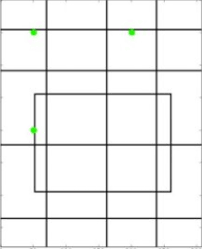
#> input picture Computer Vision/drawing.png, 202 x 249 px
$ jupyter execute 'Geometric_Transformation_of_Images_(Afﬁne Transformation).ipynb'
#> lines starting #> are read from the running program, lines starting #| are printed output that depends on the picture
[cell 1]
import cv2
import numpy as np
import matplotlib.pyplot as plt

[cell 2]
img = cv2.imread("drawing.png")
#> img is the input picture: shape (249, 202, 3); mean B, G, R 239.3, 239.8, 239.4
rows,cols,ch = img.shape
#> rows = 249; cols = 202; ch = 3

[cell 3]
pts1 = np.float32([[50,50],[200,50],[50,200]])
pts2 = np.float32([[10,100],[200,50],[100,250]])

M = cv2.getAffineTransform(pts1,pts2)
dst = cv2.warpAffine(img,M,(cols,rows))
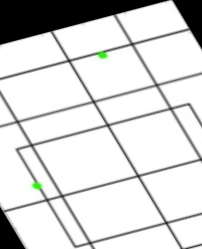
#> dst: shape (249, 202, 3); mean B, G, R 215.1, 215.5, 215.1

[cell 4]
plt.subplot(121),plt.imshow(img),plt.title('Input')
plt.subplot(122),plt.imshow(dst),plt.title('Output')
plt.show()
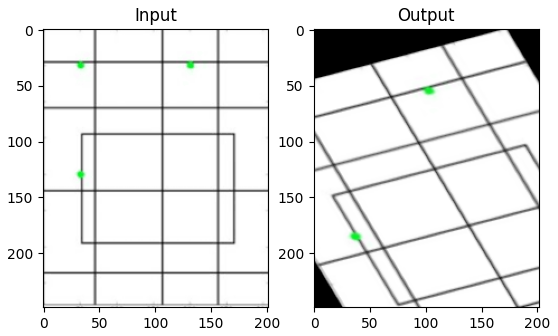
#> figure drawn by matplotlib, 2 panels; B, G, R data is drawn as R, G, B
